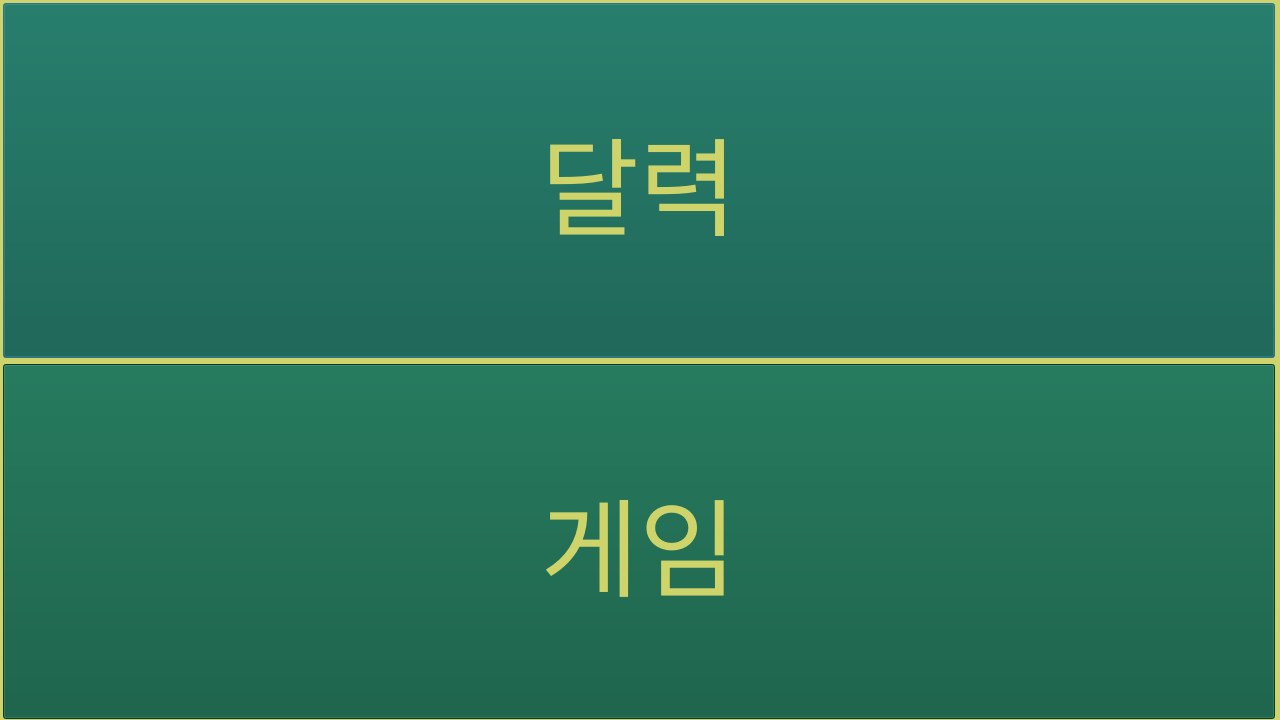
<?xml version="1.0" encoding="UTF-8"?>
<ui version="4.0">
 <class>Dialog</class>
 <widget class="QDialog" name="Dialog">
  <property name="geometry">
   <rect>
    <x>0</x>
    <y>0</y>
    <width>1280</width>
    <height>720</height>
   </rect>
  </property>
  <property name="minimumSize">
   <size>
    <width>1280</width>
    <height>720</height>
   </size>
  </property>
  <property name="windowTitle">
   <string>MG1</string>
  </property>
  <property name="styleSheet">
   <string notr="true">background-color: rgb(206, 212, 106);</string>
  </property>
  <widget class="QWidget" name="layoutWidget">
   <property name="geometry">
    <rect>
     <x>3</x>
     <y>3</y>
     <width>1272</width>
     <height>718</height>
    </rect>
   </property>
   <layout class="QGridLayout" name="gridLayout">
    <item row="0" column="0">
     <widget class="QPushButton" name="pushButton">
      <property name="minimumSize">
       <size>
        <width>1270</width>
        <height>355</height>
       </size>
      </property>
      <property name="font">
       <font>
        <pointsize>80</pointsize>
       </font>
      </property>
      <property name="styleSheet">
       <string notr="true">background-color: rgb(7, 85, 59);
color: rgb(206, 212, 106);</string>
      </property>
      <property name="text">
       <string>달력</string>
      </property>
     </widget>
    </item>
    <item row="1" column="0">
     <widget class="QPushButton" name="pushButton_2">
      <property name="minimumSize">
       <size>
        <width>1270</width>
        <height>355</height>
       </size>
      </property>
      <property name="font">
       <font>
        <pointsize>80</pointsize>
       </font>
      </property>
      <property name="styleSheet">
       <string notr="true">background-color: rgb(7, 85, 59);
color: rgb(206, 212, 106);</string>
      </property>
      <property name="text">
       <string>게임</string>
      </property>
     </widget>
    </item>
   </layout>
  </widget>
 </widget>
 <resources/>
 <connections>
  <connection>
   <sender>pushButton_2</sender>
   <signal>clicked()</signal>
   <receiver>Dialog</receiver>
   <slot>run_fun()</slot>
   <hints>
    <hint type="sourcelabel">
     <x>1253</x>
     <y>595</y>
    </hint>
    <hint type="destinationlabel">
     <x>1279</x>
     <y>591</y>
    </hint>
   </hints>
  </connection>
  <connection>
   <sender>pushButton</sender>
   <signal>clicked()</signal>
   <receiver>Dialog</receiver>
   <slot>M2_click_open()</slot>
   <hints>
    <hint type="sourcelabel">
     <x>1264</x>
     <y>285</y>
    </hint>
    <hint type="destinationlabel">
     <x>1279</x>
     <y>270</y>
    </hint>
   </hints>
  </connection>
 </connections>
 <slots>
  <slot>slot1()</slot>
  <slot>S2_click_open()</slot>
  <slot>run_fun()</slot>
  <slot>M2_click_open()</slot>
 </slots>
</ui>
